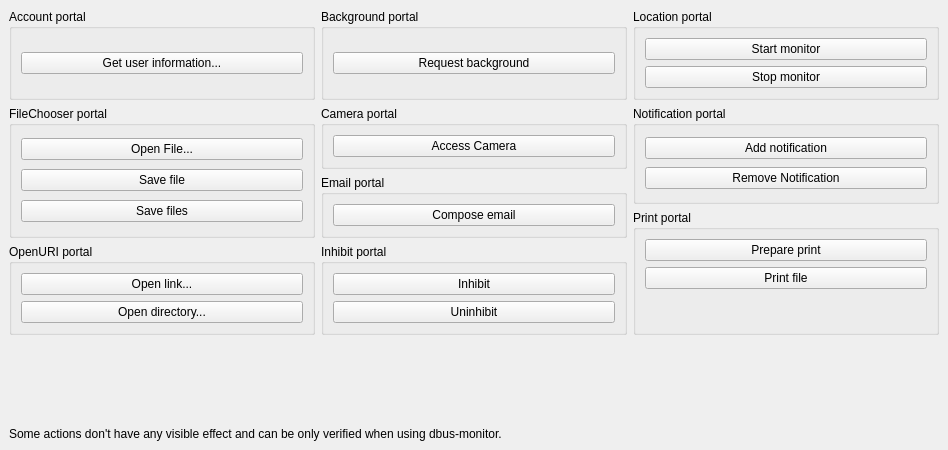
<?xml version="1.0" encoding="UTF-8"?>
<ui version="4.0">
 <class>PortalTestQt</class>
 <widget class="QMainWindow" name="PortalTestQt">
  <property name="geometry">
   <rect>
    <x>0</x>
    <y>0</y>
    <width>948</width>
    <height>450</height>
   </rect>
  </property>
  <property name="windowTitle">
   <string>Portal Test Qt</string>
  </property>
  <widget class="QWidget" name="centralwidget">
   <layout class="QGridLayout" name="gridLayout">
    <item row="0" column="0">
     <widget class="QGroupBox" name="groupBox_3">
      <property name="title">
       <string>Account portal</string>
      </property>
      <layout class="QVBoxLayout" name="verticalLayout_3">
       <item>
        <widget class="QPushButton" name="getUserInformationButton">
         <property name="focusPolicy">
          <enum>Qt::NoFocus</enum>
         </property>
         <property name="text">
          <string>Get user information...</string>
         </property>
        </widget>
       </item>
      </layout>
     </widget>
    </item>
    <item row="0" column="1">
     <widget class="QGroupBox" name="groupBox_4">
      <property name="title">
       <string>Background portal</string>
      </property>
      <layout class="QVBoxLayout" name="verticalLayout_4">
       <item>
        <widget class="QPushButton" name="requestBackgroundButton">
         <property name="focusPolicy">
          <enum>Qt::NoFocus</enum>
         </property>
         <property name="text">
          <string>Request background</string>
         </property>
        </widget>
       </item>
      </layout>
     </widget>
    </item>
    <item row="0" column="2">
     <widget class="QGroupBox" name="groupBox_8">
      <property name="title">
       <string>Location portal</string>
      </property>
      <layout class="QGridLayout" name="gridLayout_3">
       <item row="0" column="0">
        <widget class="QPushButton" name="startLocationMonitorButton">
         <property name="text">
          <string>Start monitor</string>
         </property>
        </widget>
       </item>
       <item row="1" column="0">
        <widget class="QPushButton" name="stopLocationMonitorButton">
         <property name="text">
          <string>Stop monitor</string>
         </property>
        </widget>
       </item>
      </layout>
     </widget>
    </item>
    <item row="1" column="0" rowspan="3">
     <widget class="QGroupBox" name="groupBox">
      <property name="title">
       <string>FileChooser portal</string>
      </property>
      <layout class="QVBoxLayout" name="verticalLayout">
       <item>
        <widget class="QPushButton" name="openFileButton">
         <property name="focusPolicy">
          <enum>Qt::NoFocus</enum>
         </property>
         <property name="text">
          <string>Open File...</string>
         </property>
         <property name="autoDefault">
          <bool>false</bool>
         </property>
         <property name="default">
          <bool>false</bool>
         </property>
        </widget>
       </item>
       <item>
        <widget class="QPushButton" name="saveFileButton">
         <property name="focusPolicy">
          <enum>Qt::NoFocus</enum>
         </property>
         <property name="text">
          <string>Save file</string>
         </property>
        </widget>
       </item>
       <item>
        <widget class="QPushButton" name="saveFilesButton">
         <property name="focusPolicy">
          <enum>Qt::NoFocus</enum>
         </property>
         <property name="text">
          <string>Save files</string>
         </property>
        </widget>
       </item>
      </layout>
     </widget>
    </item>
    <item row="1" column="1">
     <widget class="QGroupBox" name="groupBox_5">
      <property name="title">
       <string>Camera portal</string>
      </property>
      <layout class="QVBoxLayout" name="verticalLayout_6">
       <item>
        <widget class="QPushButton" name="accessCameraButton">
         <property name="focusPolicy">
          <enum>Qt::NoFocus</enum>
         </property>
         <property name="text">
          <string>Access Camera</string>
         </property>
        </widget>
       </item>
      </layout>
     </widget>
    </item>
    <item row="1" column="2" rowspan="2">
     <widget class="QGroupBox" name="groupBox_9">
      <property name="title">
       <string>Notification portal</string>
      </property>
      <layout class="QVBoxLayout" name="verticalLayout_7">
       <item>
        <widget class="QPushButton" name="addNotificationButton">
         <property name="text">
          <string>Add notification</string>
         </property>
        </widget>
       </item>
       <item>
        <widget class="QPushButton" name="removeNotificationButton">
         <property name="text">
          <string>Remove Notification</string>
         </property>
        </widget>
       </item>
      </layout>
     </widget>
    </item>
    <item row="2" column="1" rowspan="2">
     <widget class="QGroupBox" name="groupBox_6">
      <property name="title">
       <string>Email portal</string>
      </property>
      <layout class="QGridLayout" name="gridLayout_2">
       <item row="0" column="0">
        <widget class="QPushButton" name="composeEmailButton">
         <property name="text">
          <string>Compose email</string>
         </property>
        </widget>
       </item>
      </layout>
     </widget>
    </item>
    <item row="4" column="0">
     <widget class="QGroupBox" name="groupBox_2">
      <property name="title">
       <string>OpenURI portal</string>
      </property>
      <layout class="QVBoxLayout" name="verticalLayout_2">
       <item>
        <widget class="QPushButton" name="openLinkButton">
         <property name="focusPolicy">
          <enum>Qt::NoFocus</enum>
         </property>
         <property name="text">
          <string>Open link...</string>
         </property>
        </widget>
       </item>
       <item>
        <widget class="QPushButton" name="openDirectoryButton">
         <property name="focusPolicy">
          <enum>Qt::NoFocus</enum>
         </property>
         <property name="text">
          <string>Open directory...</string>
         </property>
        </widget>
       </item>
      </layout>
     </widget>
    </item>
    <item row="4" column="1">
     <widget class="QGroupBox" name="groupBox_7">
      <property name="title">
       <string>Inhibit portal</string>
      </property>
      <layout class="QVBoxLayout" name="verticalLayout_5">
       <item>
        <widget class="QPushButton" name="inhibitButton">
         <property name="text">
          <string>Inhibit</string>
         </property>
        </widget>
       </item>
       <item>
        <widget class="QPushButton" name="uninhibitButton">
         <property name="text">
          <string>Uninhibit</string>
         </property>
        </widget>
       </item>
      </layout>
     </widget>
    </item>
    <item row="5" column="0">
     <spacer name="verticalSpacer">
      <property name="orientation">
       <enum>Qt::Vertical</enum>
      </property>
      <property name="sizeHint" stdset="0">
       <size>
        <width>20</width>
        <height>157</height>
       </size>
      </property>
     </spacer>
    </item>
    <item row="6" column="0" colspan="3">
     <widget class="QLabel" name="label">
      <property name="text">
       <string>Some actions don't have any visible effect and can be only verified when using dbus-monitor.</string>
      </property>
      <property name="wordWrap">
       <bool>true</bool>
      </property>
     </widget>
    </item>
    <item row="5" column="2">
     <spacer name="verticalSpacer_2">
      <property name="orientation">
       <enum>Qt::Vertical</enum>
      </property>
      <property name="sizeHint" stdset="0">
       <size>
        <width>20</width>
        <height>40</height>
       </size>
      </property>
     </spacer>
    </item>
    <item row="3" column="2" rowspan="2">
     <widget class="QGroupBox" name="groupBox_10">
      <property name="title">
       <string>Print portal</string>
      </property>
      <layout class="QVBoxLayout" name="verticalLayout_8">
       <item>
        <widget class="QPushButton" name="preparePrintButton">
         <property name="text">
          <string>Prepare print</string>
         </property>
        </widget>
       </item>
       <item>
        <widget class="QPushButton" name="printFileButton">
         <property name="text">
          <string>Print file</string>
         </property>
        </widget>
       </item>
       <item>
        <spacer name="verticalSpacer_3">
         <property name="orientation">
          <enum>Qt::Vertical</enum>
         </property>
         <property name="sizeHint" stdset="0">
          <size>
           <width>20</width>
           <height>31</height>
          </size>
         </property>
        </spacer>
       </item>
      </layout>
     </widget>
    </item>
   </layout>
  </widget>
 </widget>
 <resources/>
 <connections/>
</ui>
